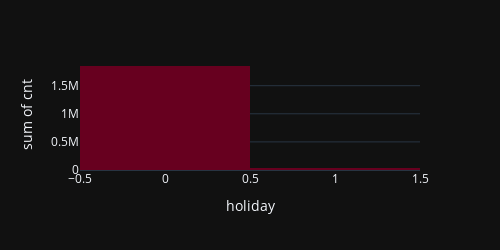

Notebook code for this chart:
### Markdown cell above
### $\text{Dias festivos (holiday)}$

### Code cell
fig = px.histogram(new_bike_train, x="holiday", y="cnt",template='plotly_dark',color_discrete_sequence=px.colors.sequential.RdBu)
fig.update_layout(height=250, width=500)
fig.show()
print("Numero de veces en el que el dia festivo cae un feriado: ",new_bike_train.holiday[new_bike_train['holiday'] == 1].count())
print("Numero de veces en las que hay un dia no festivo: ",new_bike_train.holiday[new_bike_train['holiday'] == 0].count())
print("cantidad de registrados  dia festivo no es feriado: ",new_bike_train.cnt[new_bike_train['holiday'] == 1].sum())
print("cantidad de registrados donde no es dia festivo: ",new_bike_train.cnt[new_bike_train['holiday'] == 0].sum())

### Figure 1 — Plotly figure (JSON) as saved in the notebook; plotly's stock layout.template omitted (floating-point values rounded to 4 significant figures; data arrays with more than 128 entries replaced by an {"elided": "..."} marker saying what was removed)
{"data": [{"alignmentgroup": "True", "bingroup": "x", "histfunc": "sum", "hovertemplate": "holiday=%{x}<br>sum of cnt=%{y}<extra></extra>", "legendgroup": "", "marker": {"color": "rgb(103,0,31)", "pattern": {"shape": ""}}, "name": "", "offsetgroup": "", "orientation": "v", "showlegend": false, "type": "histogram", "x": {"elided": "11999 int values"}, "xaxis": "x", "y": {"elided": "11999 int values"}, "yaxis": "y"}], "layout": {"barmode": "relative", "height": 250, "legend": {"tracegroupgap": 0}, "margin": {"t": 60}, "width": 500, "xaxis": {"anchor": "y", "domain": [0, 1], "title": {"text": "holiday"}}, "yaxis": {"anchor": "x", "domain": [0, 1], "title": {"text": "sum of cnt"}}}}
